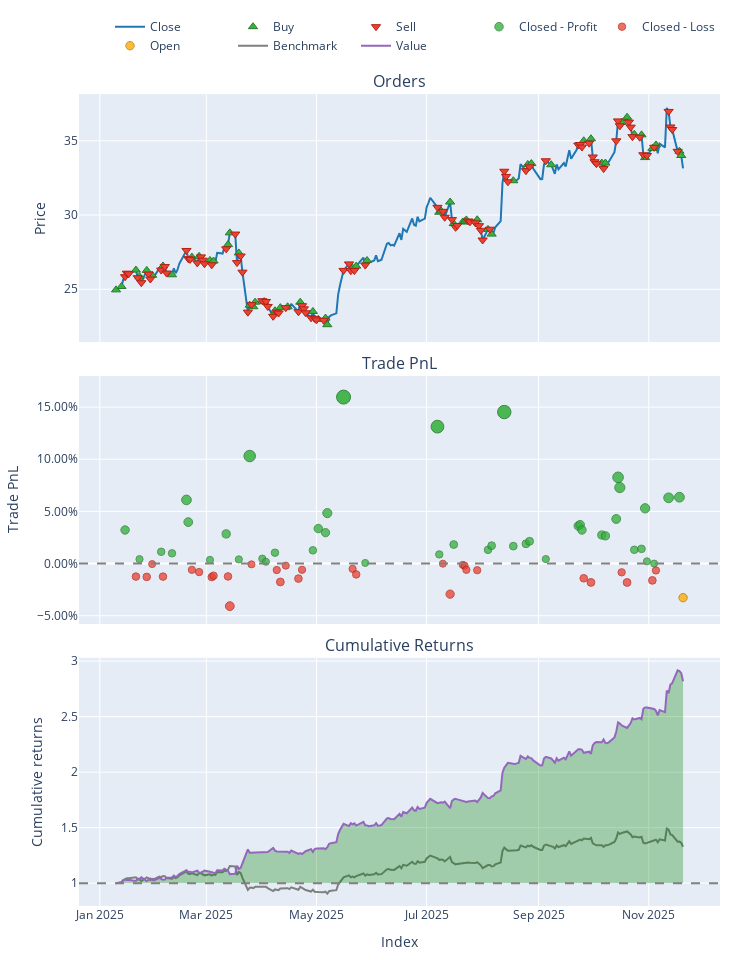

This figure's notebook cell:
### Code cell
# Unpack the config dictionary using **
env_params = config['reinforcement_learning']['environment']

backtester = PortfolioBacktesterRL(env_params) 

portfolio = backtester.run_backtest(
    price_data=df_test['close'], 
    predicted_weights=np.array(actions),
    lookback_window=env_params.get('lookback_window', 30) # Important for data alignment
)
comparison = backtester.compare_with_buy_and_hold_rl()
# Show Metrics
metrics = backtester.get_performance_metrics()
print("\n--- Strategy Performance ---")
for k, v in metrics.items():
    print(f"{k}: {v:.4f}")

# Plot
portfolio.plot().show()
